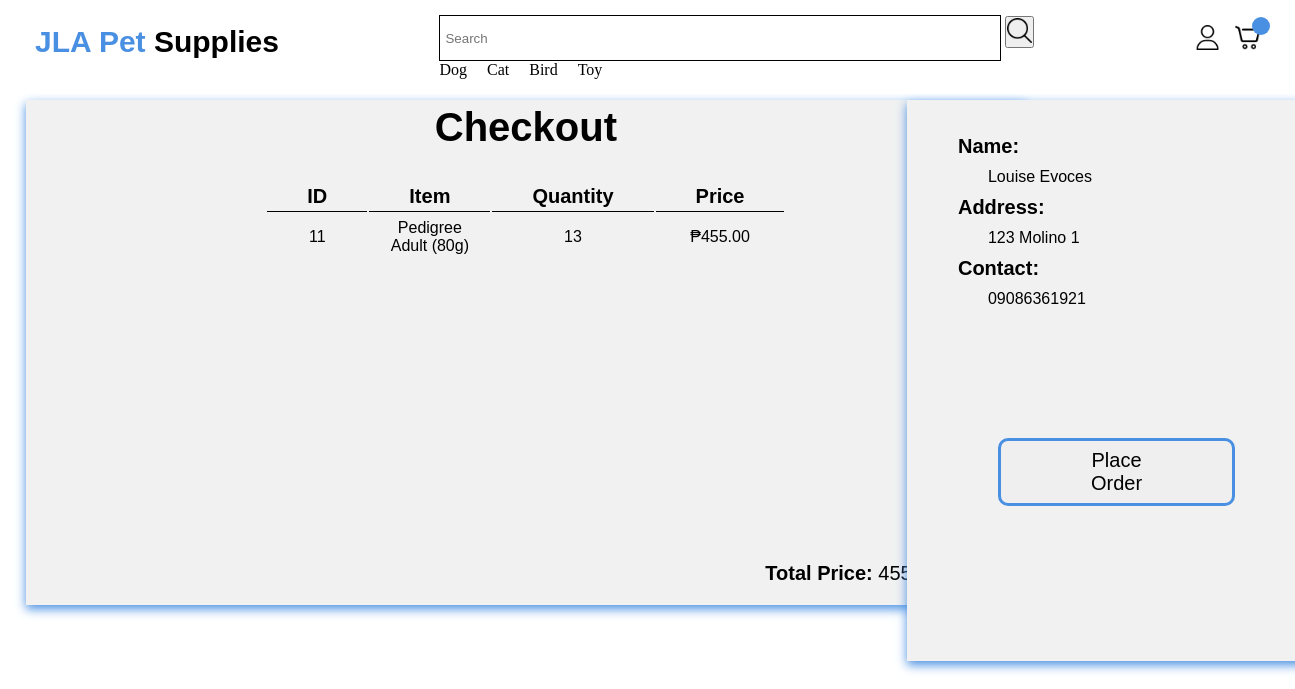
The page /checkout/83/ on the database its author committed.
### app/models.py (models this page shows, shortened)
class OrderItem(models.Model):
    ordered = models.ForeignKey(Order, on_delete=models.CASCADE, related_name='items')
    item = models.ForeignKey(Item, on_delete=models.CASCADE)
    quantity = models.IntegerField(default=1)
    price = models. DecimalField(max_digits=10, decimal_places=2)

class Item(models.Model):
    seller = models.ForeignKey(User, on_delete=models.CASCADE, null=True)
    category = models.ForeignKey(Category, related_name='item', on_delete=models.CASCADE, null=True, blank=True)
    title = models.CharField(max_length=100)
    price = models.DecimalField(max_digits=10, decimal_places=2)
    stock = models.PositiveIntegerField(default=0)
    image = models.ImageField(upload_to='item_images/', null=True, blank=True)

class Order(models.Model):
    user = models.ForeignKey(User, on_delete=models.CASCADE, null=True, blank=True)
    first_name = models.CharField(max_length=100)
    last_name = models.CharField(max_length=100)
    address = models.TextField()
    contact = models.CharField(max_length=11)
    order_date = models.DateTimeField(auto_now_add=True)
    complete = models.BooleanField(default=False)

### app/views.py (the view)
# urls.py: path('checkout/<int:order_id>/', CheckoutPageView.as_view(), name='checkout'),
class CheckoutPageView(TemplateView):
    template_name = 'app/checkout.html'
    def get_context_data(self, **kwargs):
        context = super().get_context_data(**kwargs)
        order_id = self.kwargs.get('order_id')
        order = get_object_or_404(Order, id=order_id)
        context['order'] = order
        context['order_items'] = order.items.all()
        total_price = 0
        for item in context['order_items']:
            item.sub_total = item.quantity * item.price
            total_price += item.sub_total
        context['total_price'] = total_price
        return context

### app/templates/app/checkout.html (shortened to what this page needs)
{% extends 'app/base.html' %}
{% load static %}
{% block content %}
<div class="checkoutpage">
    <h1>Checkout</h1>
    <div class="checkouttable">
        <table>
            <thead>
                <tr>
                    <th>ID</th>
                    <th>Item</th>
                    <th>Quantity</th>
                    <th>Price</th>
                </tr>
            </thead>
            <tbody>
            {% for item in order_items %}
                <tr>
                    <td>{{ item.item_id }}</td>
                    <td>{{ item.item.title }}</td>
                    <td>{{ item.quantity }}</td>
                    <td>₱{{ item.sub_total|floatformat:2 }}</td>
                </tr>
            {% endfor %}
            </tbody>
        </table>
        <p class="checkouttotal"><span>Total Price: </span>{{ total_price|floatformat:2 }}</p>
    </div>
</div>
<div class="checkoutdetail">
    <form action="{% url 'process_order' %}" method="POST">
        <label>Name: </label>
            <p>{{ order.first_name }} {{ order.last_name }}</p>
        <label>Address: </label>
            <p>{{ order.address }}</p>
        <label>Contact: </label>
            <p>{{ order.contact }}</p>
        <button type="submit">Place Order</button>
    </form>
</div>
{% endblock content %}

### static/css/style.css (style rules this page uses)
* { margin: 0; padding: 0; }
html { width: 100%; font-family: sans-serif; font-size: 10px; scroll-behavior: smooth; }
body { background-color: white; color: black; font-size: 1.6rem; }
.checkoutpage { position: relative; display: flex; align-items: center; justify-content: center; width: 100%; max-width: 300px; top: 100px; left: 2%; padding: 200px 350px; background-color: #f1f1f1; box-shadow: 0px 4px 10px #4a90e2; }
.checkoutpage h1 { position: fixed; margin-top: -450px; font-size: 4rem; }
.checkoutpage .checkouttable { position: relative; box-sizing: border-box; margin: 0; top: -120px; }
.checkoutpage .checkouttable tr th { padding: 0.3rem 4rem; font-size: 2rem; text-align: center; border-bottom: 1px solid black; }
.checkoutpage .checkouttable td { padding: 5px 10px; text-align: center; }
.checkouttotal { position: relative; top: 300px; left: 500px; font-size: 2rem; }
.checkouttotal span { font-weight: bold; }
.checkoutdetail { position: absolute; display: flex; flex-wrap: wrap; align-items: center; justify-content: center; width: 100%; max-width: 100px; top: 100px; left: 70%; padding: 155px 160px; background-color: #f1f1f1; box-shadow: 0px 4px 10px #4a90e2; }
.checkoutdetail label { position: relative; display: block; font-weight: bold; font-size: 2rem; top: -120px; left: -40px; margin-bottom: 20px; }
.checkoutdetail p { position: relative; text-transform: capitalize; top: -130px; left: -10px; }
.checkoutdetail button { position: relative; display: flex; justify-content: center; color: black; width: 100%; border: 3px solid #4a90e2; padding: 8px 90px; font-size: 2rem; cursor: pointer; border-radius: 10px; transition: 0.3s ease all; z-index: 1; }
.checkoutdetail button:before { transition: 0.5s all ease; position: absolute; top: 0; left: 50%; right: 50%; bottom: 0; opacity: 0; content: ''; background-color: #4a90e2; z-index: -1; }

### rows shown on the page
OrderItem: item_id "11", item "Pedigree Adult (80g)", quantity "13", sub_total "455.00"
Order: first_name "Louise", last_name "Evoces", address "123 Molino 1", contact "09086361921"
